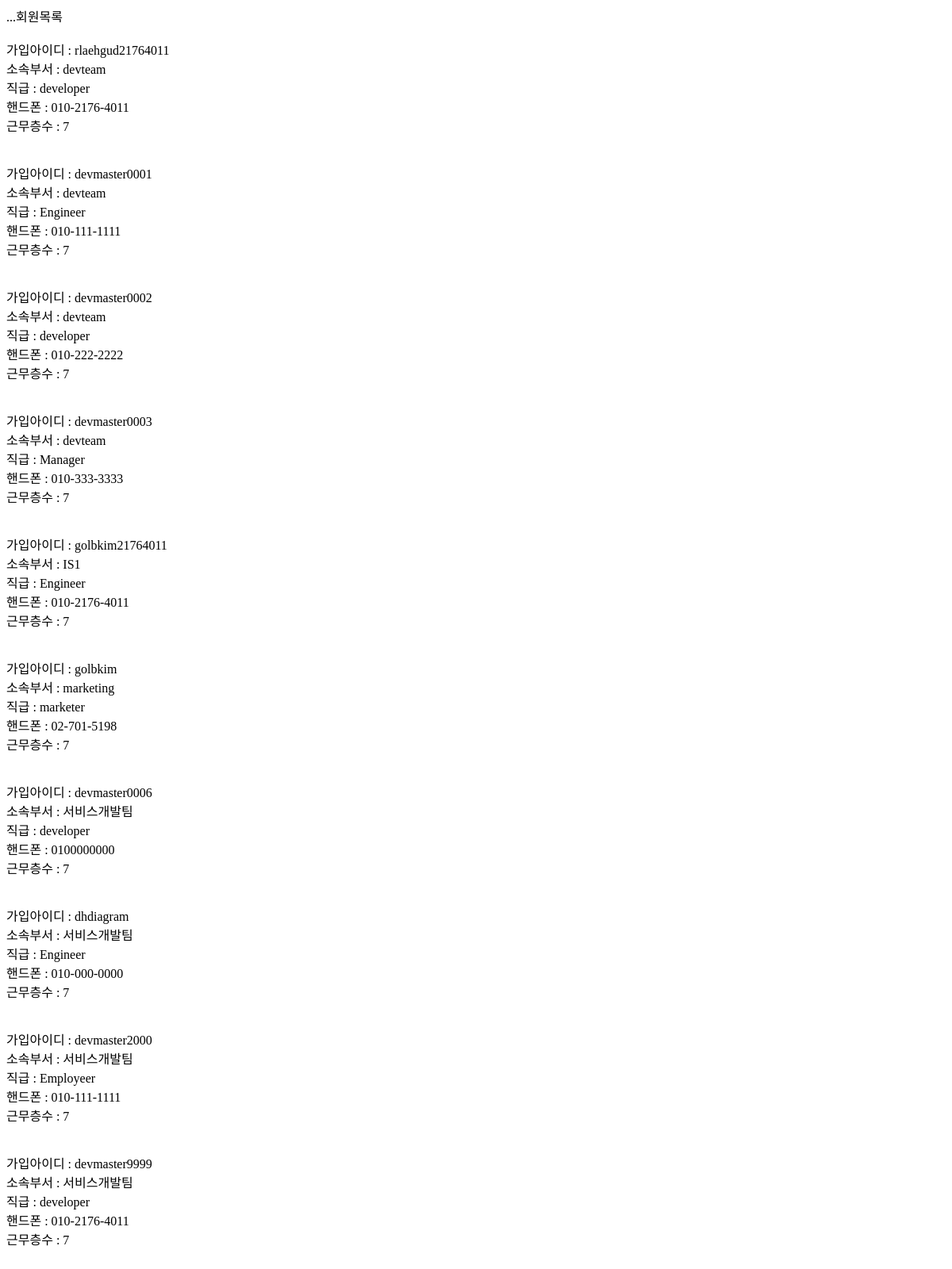
/stock_member/userlist/ (signed in), run on an earlier commit of the app's database.
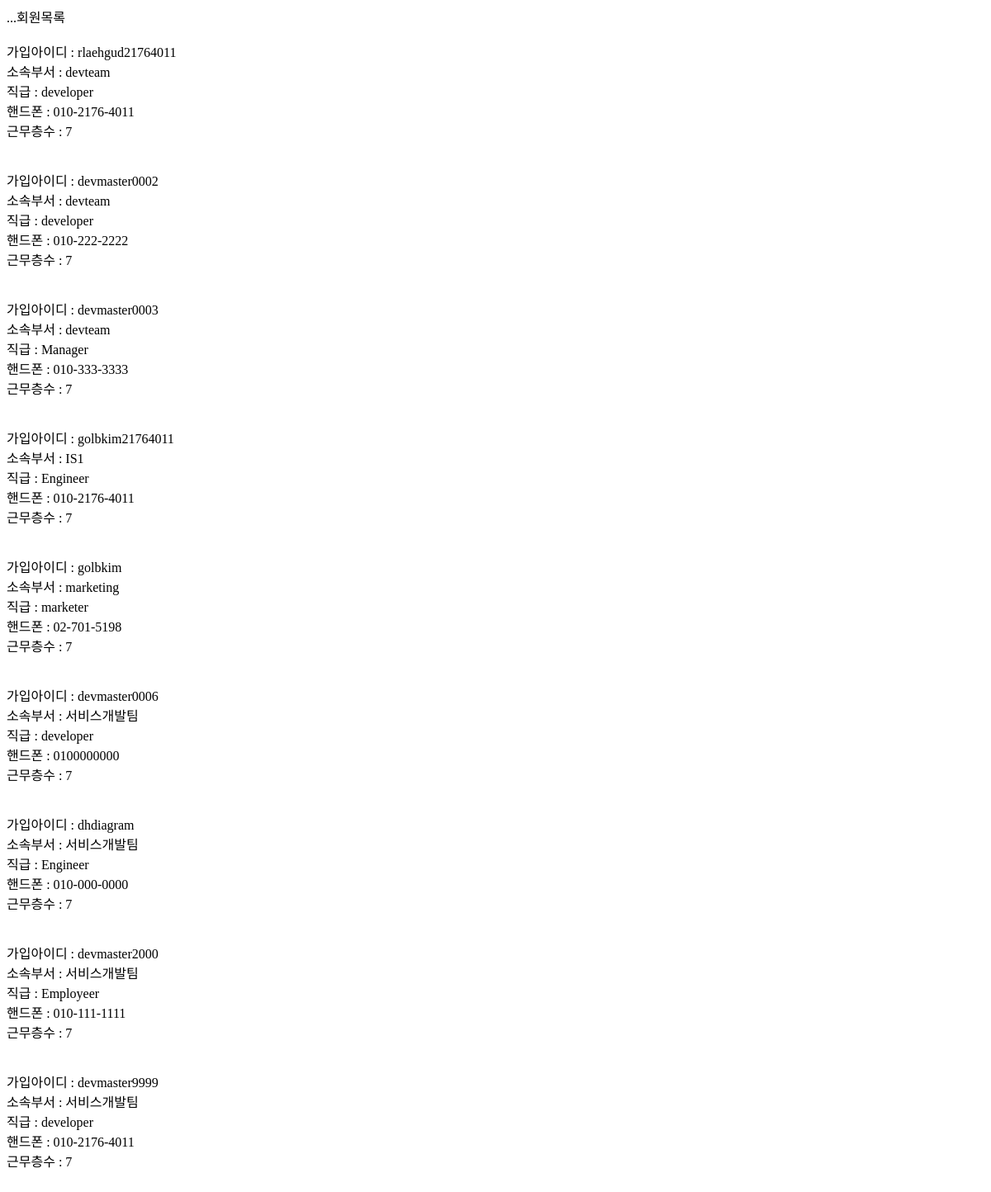
And on a later commit of the database.
### stock_member/models.py (models this page shows)
class User(AbstractUser):
    depart = models.CharField(max_length=500)
    position = models.CharField(max_length=500)
    phone = models.CharField(max_length=500)
    floor = models.IntegerField(max_length=500)
    email = models.EmailField(max_length=1000)

### stock_member/views.py (the view)
# urls.py: path('userlist/', Userlist, name='Userlist'),
@login_required
def Userlist(request):
    userlists = User.objects.all()
    return render(request, 'stock_member/userlist.html', {'userlists':userlists})

### stock_member/templates/stock_member/userlist.html (shortened to what this page needs)
{% for userlist in userlists %}
    가입아이디 : {{ userlist.username }}<br/>
    소속부서 : {{ userlist.depart }}<br/>
    직급 : {{ userlist.position }}<br/>
    핸드폰 : {{ userlist.phone }}<br/>
    근무층수 : {{ userlist.floor }}<br/>
{% endfor %}

What changed in the data, as far as the page shows it:
removed User: username "devmaster0001", depart "devteam", position "Engineer", phone "010-111-1111", floor "7"
